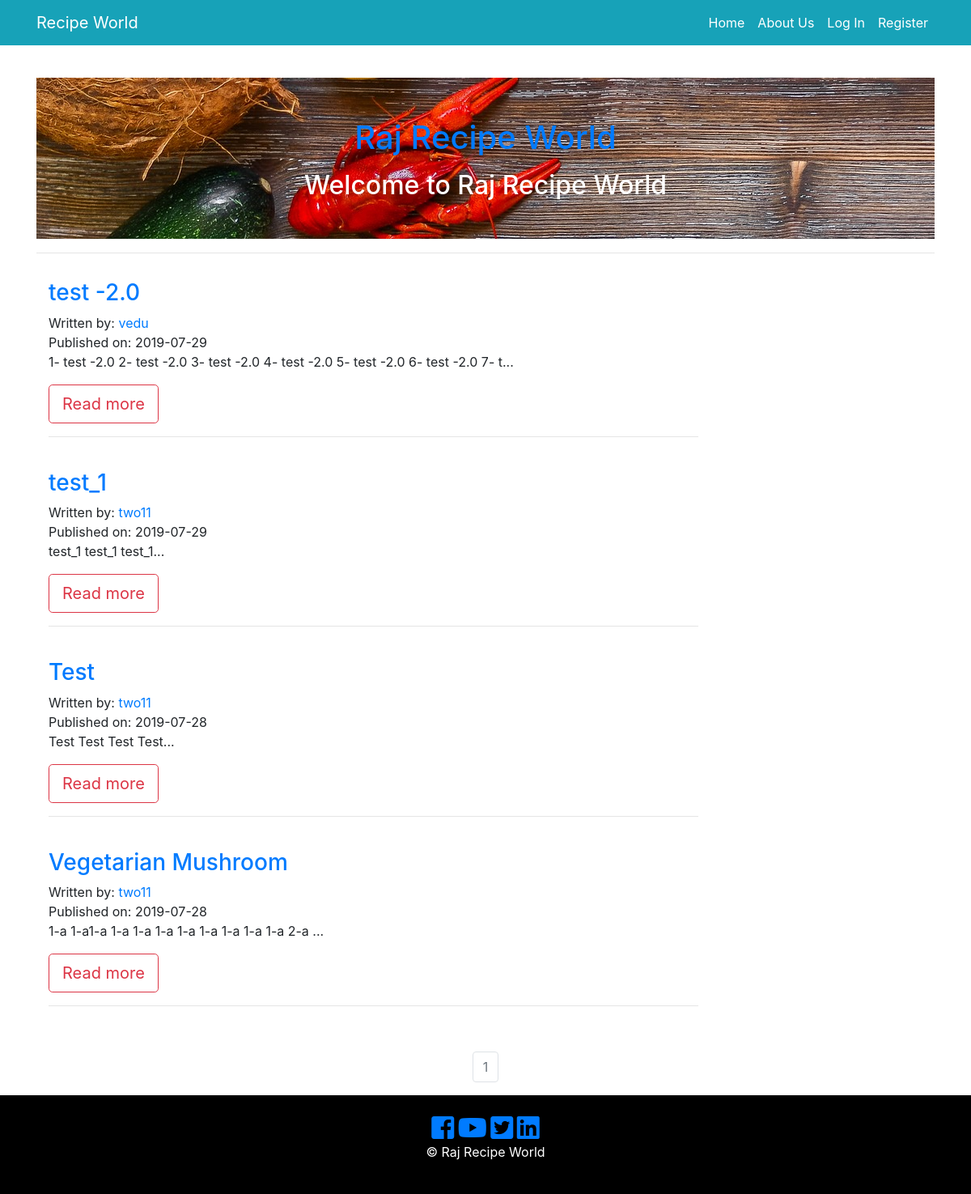
Before: / with the older database file.
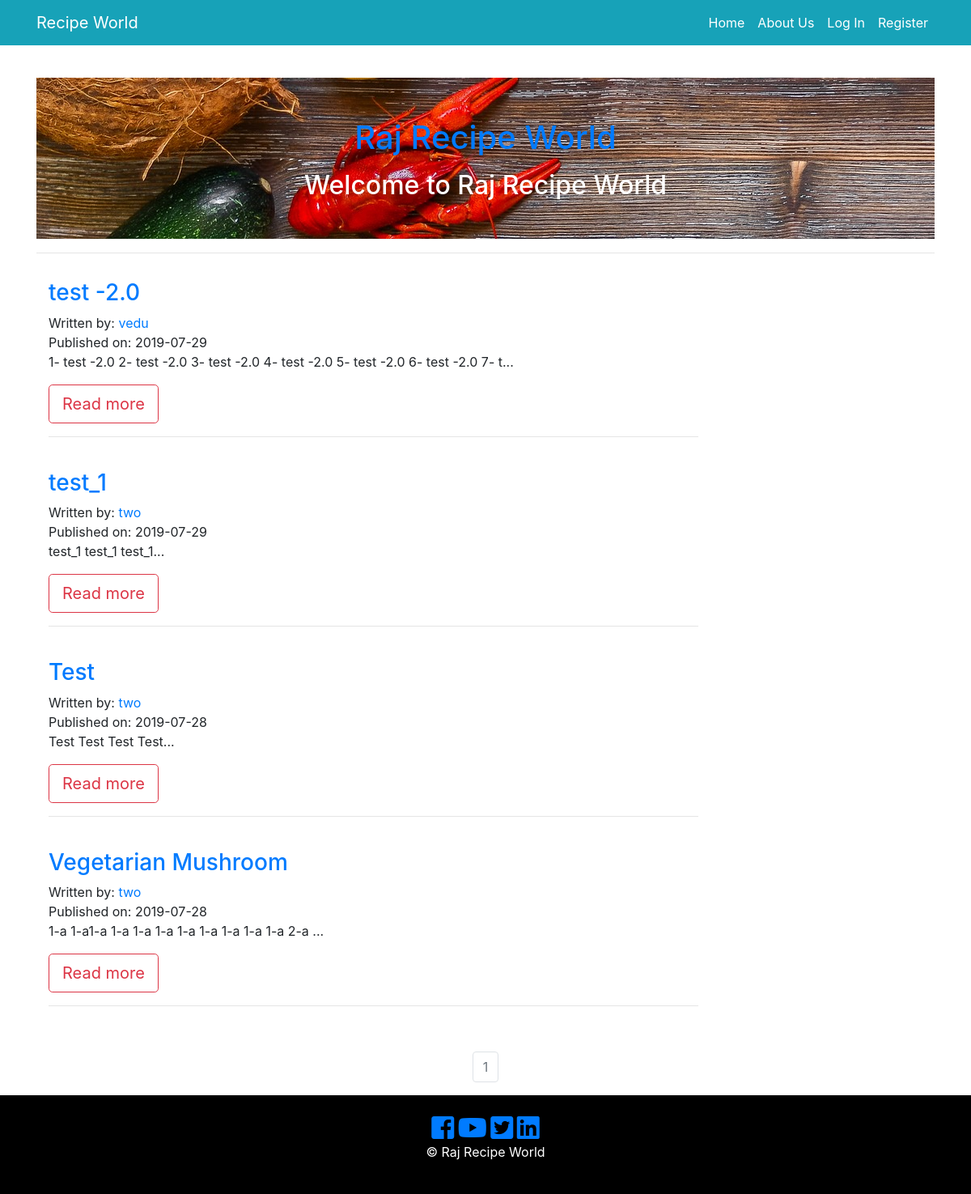
After: the same page with the newer database file.
### recipe_app/models.py (models this page shows, shortened)
class RecipePost(db.Model):
    users = db.relationship(User)
    id = db.Column(db.Integer, primary_key=True)
    user_id = db.Column(db.Integer, db.ForeignKey('users.id'), nullable=False)
    date = db.Column(db.DateTime, nullable=False, default=datetime.utcnow)
    recipe_image = db.Column(db.String(128), default=None, nullable=True)
    recipe_name = db.Column(db.String(164), nullable=False)
    course = db.Column(db.String(164), nullable=False)
    food_category = db.Column(db.String(164), nullable=False)
    cuisine = db.Column(db.String(164), nullable=False)
    prep_time = db.Column(db.String(164), nullable=False)
    cook_time = db.Column(db.String(164), nullable=False)
    allergens = db.Column(db.String(164), nullable=False)
    serving = db.Column(db.String(164), nullable=False)
    ingredients = db.Column(db.Text, nullable=False)
    recipe_description = db.Column(db.Text, nullable=False)

class User(db.Model, UserMixin):
     __tablename__ = 'users'
     id = db.Column(db.Integer, primary_key = True)
     picture = db.Column(db.String(128), default='default_profile.png', nullable=False)
     email = db.Column(db.String(64), unique=True, index=True)
     username = db.Column(db.String(64), unique=True, index=True)
     password_hash = db.Column(db.String(128))
     recipe = db.relationship('RecipePost', backref='author', lazy=True)

### recipe_app/core/views.py (the view)
@core.route('/')
def index():
    page = request.args.get('page', 1, type=int)
    all_recipies_posts = RecipePost.query.order_by(RecipePost.date.desc()).paginate(page=page, per_page=10)
    return render_template('index.html', all_recipies_posts = all_recipies_posts)

### recipe_app/templates/index.html (shortened to what this page needs)
{% extends "base.html" %}
{% block content %}
<header id="page-header">
    <div class="container">
      <div class="row">
        <div class="col-md-12 m-auto text-center">
          <h1 class = "text-primary"> Raj Recipe World </h1>
          <p> <h2 class = "text-secondar"> Welcome to Raj Recipe World </h2> </p>
        </div>
      </div>
    </div>
  </header>
  <hr>
<section id="info" class="py-3">
  <div class="container">
    {% for recipe in all_recipies_posts.items %}
    <div class="row">
      <div class="col-md-9 align-self-center">
        <h3> <a href="{{ url_for('recipe_posts.recipe_post', recipe_post_id=recipe.id) }}">{{ recipe.recipe_name }}</a> </h3>
          <p>
            Written by: <a href="{{ url_for('users.user_recipies', username = recipe.author.username) }}">{{ recipe.author.username }}</a>
            <br/>
            Published on: {{ recipe.date.strftime('%Y-%m-%d') }}
            <br/>
            {{ recipe.recipe_description[:100] }}...
            </p>
              <a href="{{ url_for('recipe_posts.recipe_post', recipe_post_id=recipe.id) }}" class="btn btn-outline-danger btn-lg">Read more</a>
              <hr>
               <br/>
          </div>
            <div class="col-md-3">
             </div>
           </div>
           {% endfor %}
         </div>
       </section>
<nav aria-label="Page navigation example">
  <ul class="pagination justify-content-center">
    {% for page_num in all_recipies_posts.iter_pages(left_edge=1, right_edge=1, left_current=1, right_current=2) %}
            {% if all_recipies_posts.page == page_num %}
              <li class="page-item disabled">
                <a class="page-link" href="{{ url_for('core.index', page=page_num) }}">{{ page_num }}</a>
              </li>
            {% else %}
              <li class="page-item">
                <a class="page-link" href="{{ url_for('core.index', page=page_num) }}">{{ page_num }}</a>
              </li>
            {% endif %}
    {% endfor %}
  </ul>
</nav>
{% endblock %}

### recipe_app/templates/base.html (shortened to what this page needs)
<!DOCTYPE html>
<html>
  <head>
      <link rel="stylesheet" href="https://stackpath.bootstrapcdn.com/bootstrap/4.3.1/css/bootstrap.min.css">
      <link type="text/css" rel="stylesheet" href="{{ url_for('static', filename='css/master.css') }}"/>
      <link rel="stylesheet" href="https://use.fontawesome.com/releases/v5.3.1/css/all.css"
>
  </head>
<body>
  <header class="py-5" >
<nav class="navbar navbar-expand-sm navbar-dark bg-info fixed-top ">
    <div class="container">
      <a href="{{ url_for('core.index') }}" target="_blank" class="navbar-brand">Recipe World</a>
      <div class="collapse navbar-collapse" id="navbarCollapse">
         <ul class="navbar-nav ml-auto">
            <li class="nav-item active">
              <a class="nav-link text-white" href="{{ url_for('core.index') }}">Home</a>
            </li>
            <li class="nav-item">
              <a class="nav-link text-white" href="{{ url_for('core.info') }}">About Us</a>
            </li>
            {% if current_user.is_authenticated %}
            <li class="nav-item">
                <a class="nav-link text-white" href="{{ url_for('users.logout') }}">Log Out</a>
            </li>
            <li class="nav-item">
                <a class="nav-link text-white" href="{{ url_for('users.account') }}">Account</a>
            </li>
            <li class="nav-item">
                <a class="nav-link text-white" href="{{ url_for('recipe_posts.create_recipe') }}">Add Recipe</a>
            </li>
             <li class="nav-item">
                <a class="nav-link text-white" href="{{ url_for('users.user_recipies' , username=current_user.username) }}">{{ current_user }}</a>
              </li>
              {% else %}
              <li class="nav-item">
                  <a class="nav-link text-white" href="{{ url_for('users.login') }}"> Log In </a>
              </li>
              <li class="nav-item">
                  <a class="nav-link text-white" href="{{ url_for('users.register') }}"> Register </a>
              </li>
              {% endif %}
    </ul>
    </div>
   </div>
  </nav>
 </header>
<div class="container">
  {% block content %}
  {% endblock %}
</div>
         <footer id="main-footer" class="text-center p-4">
          <div class="container">
              <div class="row">
                <div class="col">
                    <a href="#"> <i class="fab fa-facebook-square fa-2x"> </i> </a>
                    <a href="#"> <i class="fab fa-youtube fa-2x"> </i> </a>
                    <a href="#"> <i class="fab fa-twitter-square fa-2x"></i> </a>
                    <a href="#"> <i class="fab fa-linkedin fa-2x"></i> </a>
                  <p> &copy;
                     Raj Recipe World </p>
                </div>
              </div>
            </div>
          </footer>
  </body>
</html>

### recipe_app/static/css/master.css (style rules this page uses)
#page-header { height: 200px; background: url('../img/food1.jpg'); background-position: 0 -360px; background-attachment: fixed; color: #fff; border-bottom: 1px #eee solid; padding-top: 50px; }
#main-footer { background: #000; color: #fff; }

Changed rows visible on the page:
changed through a linked row, RecipePost "test_1": author.username "two11" → "two"
changed through a linked row, RecipePost "Test": author.username "two11" → "two"
changed through a linked row, RecipePost "Vegetarian Mushroom": author.username "two11" → "two"
